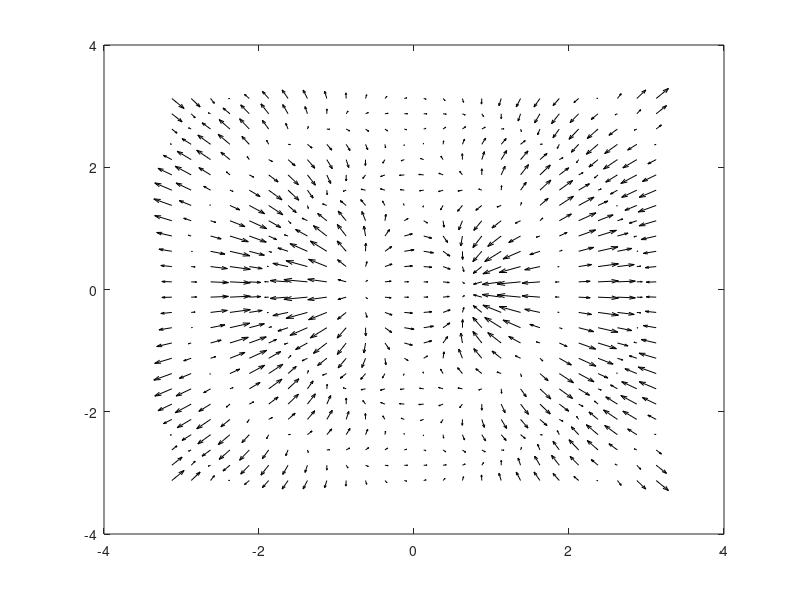

MATLAB code for this plot: (Note: this script raises an error after producing the figure.)
% dipole velocity movie

rc=415;

%f=input('freq?');
f=171.5;

%f=1000;
%d=input('d?');
d=1;

%r0=.0127;	% 1" approx diameter sources
r0=.1;
d0=.0005;	% 1mm p-p displacement
u0=2*pi*f*d0;	% surface velocity at given f

k=2*pi*f/343;
kd=k*d;
j=sqrt(-1);

max=3;		% grid range and spacing
step=d/4;

[X,Y]=meshgrid(-max-step/2:step:max+step/2,-max-step/2:step:max+step/2);
Rscl=sqrt(X.^2+Y.^2);

% source 1 at < -.5d, 0 > source 2 at < +.5d, 0 >

R1=sqrt((X+.5*d*ones(size(X))).^2+Y.^2+1.e-10);		% ranges to field points from 1
R2=sqrt((X-.5*d*ones(size(X))).^2+Y.^2+1.e-10);		% ranges to field points from 2

figure(1);

nframes=16
fs=nframes*f;
T=1/fs;

% initial velocity calculation

TH1=atan2(Y,X+.5*d*ones(size(X)));	% angles to field points from source 1
TH2=atan2(Y,X-.5*d*ones(size(X)));	% angles to field points from source 2

A=j.*k.*rc.*Rscl;
n=0;

U1=A.*exp(-j.*k.*R1).*(ones(size(R1))-j./(k.*R1))./(rc.*R1);
U1X=cos(TH1).*U1;
U1Y=sin(TH1).*U1;

U2=A.*exp(-j.*k.*R2).*(ones(size(R2))-j./(k.*R2))./(rc.*R2);
U2X=cos(TH2).*U2;
U2Y=sin(TH2).*U2;

UX=U1X - U2X;
UY=U1Y - U2Y;


quiver(X,Y,-imag(UX),-imag(UY),'k');
lim=axis;

M=moviein(nframes);

for n=1:nframes,

% velocity frames

 U1=A.*exp(j*2*pi*f*n*T).*exp(-j.*k.*R1).*(ones(size(R1))-j./(k.*R1))./(rc.*R1);
 U1X=cos(TH1).*U1;
 U1Y=sin(TH1).*U1;

 U2=A.*exp(j*2*pi*f*n*T).*exp(-j.*k.*R2).*(ones(size(R2))-j./(k.*R2))./(rc.*R2);
 U2X=cos(TH2).*U2;
 U2Y=sin(TH2).*U2;

 UX=U1X - U2X;
 UY=U1Y - U2Y;
 
 quiver(X,Y,-imag(UX),-imag(UY),'k');
 axis(lim);

 M(:,n)=getframe;

end
movie(M,300);
	
